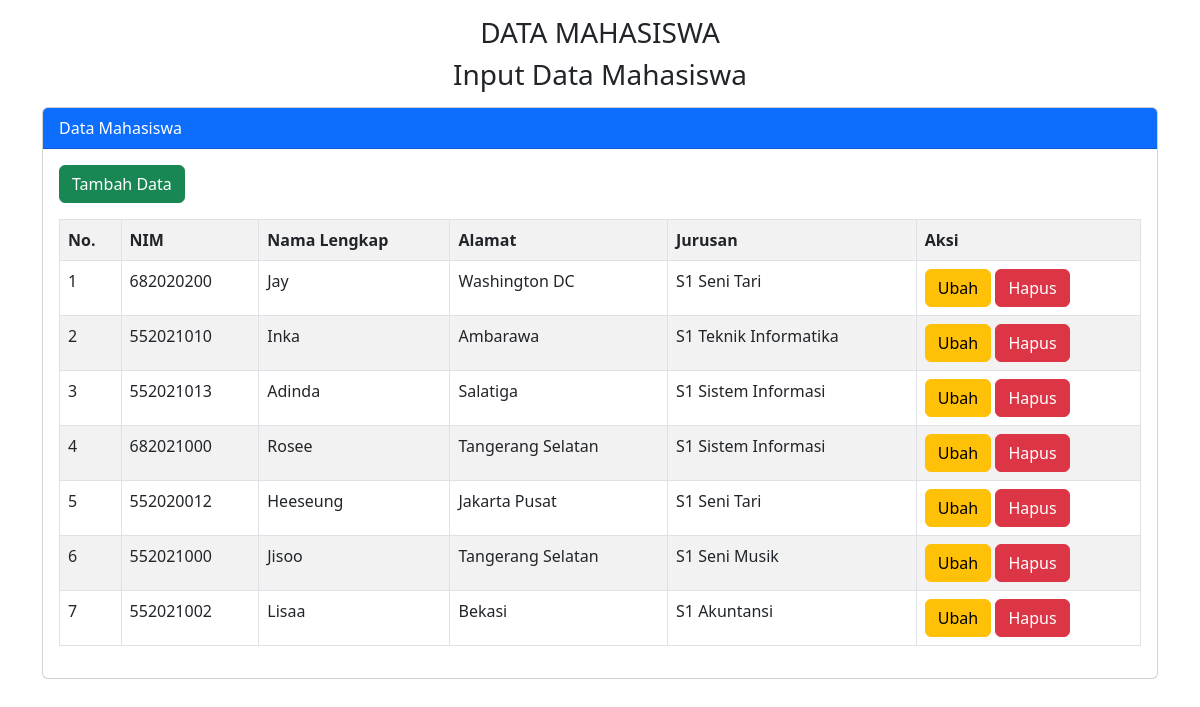
The page / on the database its author committed.
### tables this page shows
CREATE TABLE `mahasiswa` (
  `id_mhs` int(11) NOT NULL,
  `nim` varchar(10) NOT NULL,
  `nama` varchar(150) NOT NULL,
  `alamat` varchar(150) NOT NULL,
  `prodi` varchar(50) NOT NULL
);

### index.php (the view, shortened to what this page needs)
<?php
include "koneksi.php";
?>
<!doctype html>
<html lang="en">
  <head>
    <link href="https://cdn.jsdelivr.net/npm/bootstrap@5.2.3/dist/css/bootstrap.min.css" rel="stylesheet">
  </head>
  <body>
  <div class="container">
    <div class="mt-3">
    <h3 class="text-center">DATA MAHASISWA</h3>
    <h3 class="text-center">Input Data Mahasiswa</h3>
    </div>
    <div class="card mt-3">
  <div class="card-header bg-primary text-white">
    Data Mahasiswa
  </div>
  <div class="card-body">
<button type="button" class="btn btn-success mb-3" data-bs-toggle="modal" data-bs-target="#modaltambah">
  Tambah Data
</button>
    <table class="table table-bordered table-striped table-hover">
        <tr>
            <th>No.</th>
            <th>NIM</th>
            <th>Nama Lengkap</th>
            <th>Alamat</th>
            <th>Jurusan</th>
            <th>Aksi</th>
        </tr>
        <?php
        $no = 1;
        $tampil = mysqli_query($koneksi, "SELECT * FROM mahasiswa ORDER BY id_mhs DESC");
        while ($data = mysqli_fetch_array($tampil)) :
        ?>
        <tr>
            <td><?=$no++ ?></td>
            <td><?=$data['nim']?></td>
            <td><?=$data['nama']?></td>
            <td><?=$data['alamat']?></td>
            <td><?=$data['prodi']?></td>
            <td>
                <a href="#" class="btn btn-warning" data-bs-toggle="modal" data-bs-target="#modalUbah<?= $no ?>"> Ubah</a>
                <a href="#" class="btn btn-danger" data-bs-toggle="modal" data-bs-target="#modalHapus<?= $no ?>"> Hapus</a>
            </td>
        </tr>
        <?php endwhile; ?>
    </table>
    </div>
    </div>
</div>
  </body>
</html>

### rows shown on the page
mahasiswa: nim "682020200", nama "Jay", alamat "Washington DC", prodi "S1 Seni Tari"
mahasiswa: nim "552021010", nama "Inka", alamat "Ambarawa", prodi "S1 Teknik Informatika"
mahasiswa: nim "552021013", nama "Adinda", alamat "Salatiga", prodi "S1 Sistem Informasi"
mahasiswa: nim "682021000", nama "Rosee", alamat "Tangerang Selatan", prodi "S1 Sistem Informasi"
mahasiswa: nim "552020012", nama "Heeseung", alamat "Jakarta Pusat", prodi "S1 Seni Tari"
mahasiswa: nim "552021000", nama "Jisoo", alamat "Tangerang Selatan", prodi "S1 Seni Musik"
mahasiswa: nim "552021002", nama "Lisaa", alamat "Bekasi", prodi "S1 Akuntansi"
